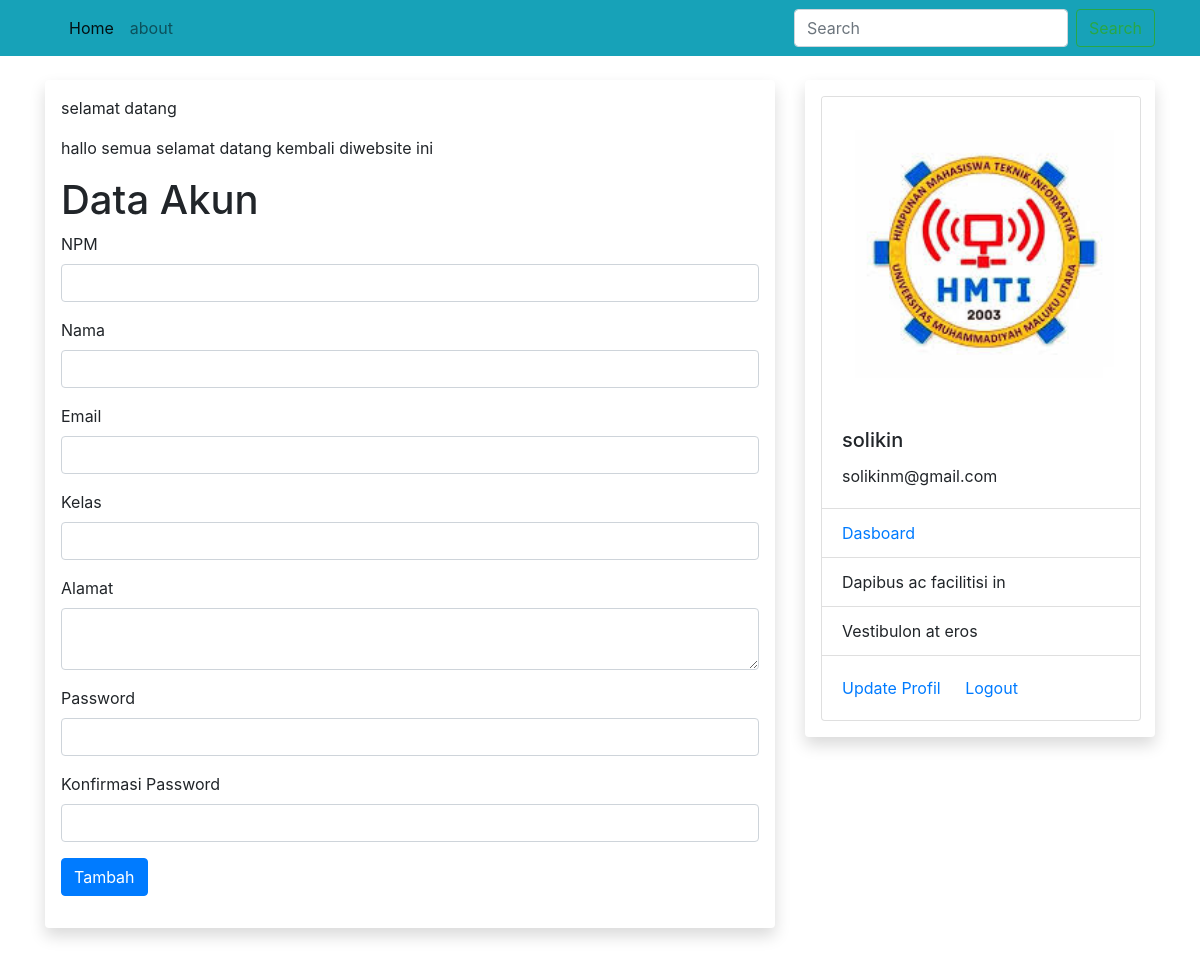
Page /data_mahasiswa (signed in) on the committed database.
### Praktikum 15(Crud-3)/sim/models.py (models this page shows, shortened)
class Tmahasiswa (db.Model, UserMixin):
    id = db.Column(db.Integer, primary_key=True)
    npm = db.Column(db.String(15), unique=True, nullable=False)
    nama = db.Column(db.String(100), nullable=False)
    email = db.Column(db.String(120), unique=True, nullable=False)
    password = db.Column(db.String(80), nullable=False)
    kelas = db.Column(db.String(20), nullable=False)
    alamat = db.Column(db.String(100), nullable=False)
    foto = db.Column(db.String(30), nullable=False, default='default.jpg')
    pengaduans = db.relationship('Tpengaduan', backref='mahasiswa', lazy=True)

### Praktikum 15(Crud-3)/sim/mahasiswa/routes.py (the view, shortened to what this page needs)
@rmahasiswa.route("/data_mahasiswa", methods =['GET','POST'])
def data_m():
    form=mahasiswa_F()
    return render_template("data-mahasiswa.html", form=form)

### Praktikum 15(Crud-3)/sim/mahasiswa/forms.py (shortened to what this page needs)
class mahasiswa_F(FlaskForm):
    npm=StringField('NPM', validators=[DataRequired(),Length(min=10, max=15)])
    nama=StringField('Nama', validators=[DataRequired()])
    email=StringField('Email', validators=[DataRequired(), Email()])
    kelas=StringField('Kelas', validators=[DataRequired()])
    password=PasswordField('Password', validators=[DataRequired(),Length(min=6, max=20)])
    konf_pass=PasswordField('Konfirmasi Password', validators=[DataRequired(), EqualTo('password')])
    alamat=TextAreaField('Alamat')
    submit=SubmitField('Tambah')

### Praktikum 15(Crud-3)/sim/models.py (called while the page is built)
@login_manager.user_loader
def load_user(mahasiswa_id):
    return Tmahasiswa.query.get(int(mahasiswa_id))

### Praktikum 15(Crud-3)/sim/templates/data-mahasiswa.html (shortened to what this page needs)
{% extends "base.html" %}
{% block konten %}
<h1>Data Akun</h1>
<form method="POST">
    <div class="form-group">
        {{form.npm.label(class="form-control-label")}}
        {% if form.npm.errors %}
            {{form.npm(class="form-control is-invalid")}}
        <div class="invalid-feedback">
            {% for error in form.npm.errors %}
            <span>{{error}}</span>
            {% endfor %}
        </div>
        {% else %}
            {{form.npm(class="form-control")}}
        {% endif %}
    </div>
    <div class="form-group">
        {{form.nama.label(class="form-control-label")}}
        {{form.nama(class="form-control")}}
    </div>
    <div class="form-group">
        {{form.email.label(class="form-control-label")}}
        {% if form.email.errors %}
            {{form.email(class="form-control is-invalid")}}
        <div class="invalid-feedback">
             {% for error in form.email.errors %}
            <span>{{error}}</span>
            {% endfor %}
        </div>
        {%else%}
             {{form.email(class="form-control")}}
        {%endif%}
    </div>
    <div class="form-group">
        {{form.kelas.label(class="form-control-label")}}
        {{form.kelas(class="form-control")}}
    </div>
    <div class="form-group">
        {{form.alamat.label(class="form-control-label")}}
        {{form.alamat(class="form-control")}}
    </div>
    <div class="form-group">
        {{form.password.label(class="form-control-label")}}
        {% if form.password.errors %}
            {{form.password(class="form-control is-invalid")}}
        <div class="invalid-feedback">
            {% for error in form.password.errors %}
            <span>{{error}}</span>
            {% endfor %}
        </div>
        {% else %}
            {{form.password(class="form-control")}}
        {% endif %}
    </div>
    <div class="form-group">
        {{form.konf_pass.label(class="form-control-label")}}
        {% if form.konf_pass.errors %}
            {{form.konf_pass(class="form-control is-invalid")}}
        <div class="invalid-feedback">
            {% for error in form.konf_pass.errors %}
            <span>{{error}}</span>
            {% endfor %}
        </div>
        {% else %}
            {{form.konf_pass(class="form-control")}}
        {% endif %}
    </div>
    <div class="form-group">
        {{form.submit(class="btn btn-primary")}}
    </div>
  </form>
{% endblock %}

### Praktikum 15(Crud-3)/sim/templates/base.html (shortened to what this page needs)
 <html>
    <head>
        <link rel="stylesheet" href='static/css/bootstrap.min.css'>
        <link rel="stylesheet" type="text/css" href='static/css/style.css'>
    </head>
    <body>
        <nav class="navbar navbar-expand-lg navbar-light bg-info">
            <div class="container">
            <div class="collapse navbar-collapse" id="navbarSupportedContent">
              <ul class="navbar-nav mr-auto">
                <li class="nav-item active">
                  <a class="nav-link" href="{{url_for('rmahasiswa.home')}}">Home <span class="sr-only">(current)</span></a>
                </li>
                <li class="nav-item">
                  <a class="nav-link" href="{{url_for('rmahasiswa.about')}}">about</a>
                </li>
              </ul>
              <form class="form-inline my-2 my-lg-0">
                <input class="form-control mr-sm-2" type="search" placeholder="Search" aria-label="Search">
                <button class="btn btn-outline-success my-2 my-sm-0" type="submit">Search</button>
              </form>
            </div>
        </div>
          </nav>
       <div class="konten">
        <div class="container mt-4">
            <div class="row">
                <div class="col-md-8">
                    <div class="shadow p-3 mb-5 bg-white rounded">
                    <p>selamat datang</p>
                    <p>hallo semua selamat datang kembali diwebsite ini</p>
                    {% block konten %}
                    {% endblock %}
                </div>
                </div>
                <div class="col-md-4">
                    <div class="shadow p-3 mb-5 bg-white rounded">
                    {% if current_user.is_authenticated %}
                    <div class="card" style="width: 20rem;">
                    <img src="{{url_for('static', filename='foto/' + current_user.foto)}}" class="card-img-top" alt="">
                    <div class="card-body">
                      <h5 class="card-title">{{current_user.nama}}</h5>
                      <p class="card-text">{{current_user.email}}</p>
                    </div>
                  <ul class="list-group list-group-flush">
                    <li class="list-group-item"><a href="{{url_for('rmahasiswa.akunmahasiswa')}}">Dasboard</a></li>
                    <li class="list-group-item">Dapibus ac facilitisi in</li>
                    <li class="list-group-item">Vestibulon at eros</li>
                  </ul>
                  <div class="card-body">
                    <a href="{{url_for('rmahasiswa.edit_mahasiswa')}}" class="card-link">Update Profil</a>
                    <a href="{{url_for('rmahasiswa.logout_mahasiswa')}}" class="card-link">Logout</a>
                  </div>
                </div>
                    {% else %}
                    <h1>Menu Lain</h1>
                    <li>Data Mahasiswa</li>
                    <li>Data Dosen</li>
                    {% endif %}
                </div>
                </div>
            </div>
            </div>
       </div>
    </body>
</html>

### rows in the picture
Tmahasiswa: foto (placeholder picture), nama "solikin", email "solikinm@gmail.com"
